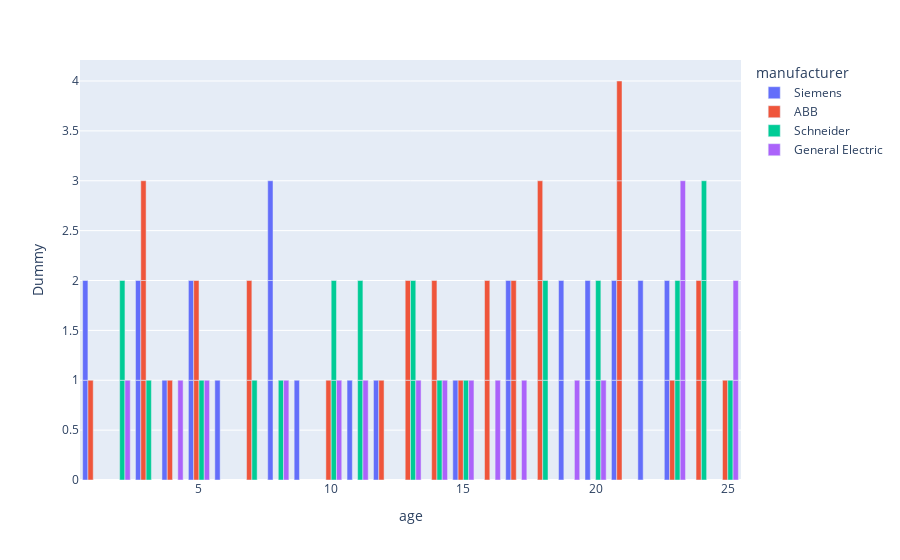

The cell this chart's notebook holds for it:
### Code cell
fig = px.bar(df, x="age", y="Dummy", color='manufacturer', barmode='group')
fig.show()

### Figure 1 — Plotly figure (JSON) as saved in the notebook; plotly's stock layout.template omitted (floating-point values rounded to 4 significant figures)
{"data": [{"alignmentgroup": "True", "hovertemplate": "manufacturer=Siemens<br>age=%{x}<br>Dummy=%{y}<extra></extra>", "legendgroup": "Siemens", "marker": {"color": "#636efa", "pattern": {"shape": ""}}, "name": "Siemens", "offsetgroup": "Siemens", "orientation": "v", "showlegend": true, "textposition": "auto", "type": "bar", "x": [1, 1, 3, 3, 4, 5, 5, 6, 8, 8, 8, 9, 11, 12, 15, 17, 17, 19, 19, 20, 20, 21, 21, 22, 22, 23, 23], "xaxis": "x", "y": [1, 1, 1, 1, 1, 1, 1, 1, 1, 1, 1, 1, 1, 1, 1, 1, 1, 1, 1, 1, 1, 1, 1, 1, 1, 1, 1], "yaxis": "y"}, {"alignmentgroup": "True", "hovertemplate": "manufacturer=ABB<br>age=%{x}<br>Dummy=%{y}<extra></extra>", "legendgroup": "ABB", "marker": {"color": "#EF553B", "pattern": {"shape": ""}}, "name": "ABB", "offsetgroup": "ABB", "orientation": "v", "showlegend": true, "textposition": "auto", "type": "bar", "x": [1, 3, 3, 3, 4, 5, 5, 7, 7, 10, 12, 13, 13, 14, 14, 15, 16, 16, 17, 17, 18, 18, 18, 21, 21, 21, 21, 23, 24, 24, 25], "xaxis": "x", "y": [1, 1, 1, 1, 1, 1, 1, 1, 1, 1, 1, 1, 1, 1, 1, 1, 1, 1, 1, 1, 1, 1, 1, 1, 1, 1, 1, 1, 1, 1, 1], "yaxis": "y"}, {"alignmentgroup": "True", "hovertemplate": "manufacturer=Schneider<br>age=%{x}<br>Dummy=%{y}<extra></extra>", "legendgroup": "Schneider", "marker": {"color": "#00cc96", "pattern": {"shape": ""}}, "name": "Schneider", "offsetgroup": "Schneider", "orientation": "v", "showlegend": true, "textposition": "auto", "type": "bar", "x": [2, 2, 3, 5, 7, 8, 10, 10, 11, 11, 13, 13, 14, 15, 18, 18, 20, 20, 23, 23, 24, 24, 24, 25], "xaxis": "x", "y": [1, 1, 1, 1, 1, 1, 1, 1, 1, 1, 1, 1, 1, 1, 1, 1, 1, 1, 1, 1, 1, 1, 1, 1], "yaxis": "y"}, {"alignmentgroup": "True", "hovertemplate": "manufacturer=General Electric<br>age=%{x}<br>Dummy=%{y}<extra></extra>", "legendgroup": "General Electric", "marker": {"color": "#ab63fa", "pattern": {"shape": ""}}, "name": "General Electric", "offsetgroup": "General Electric", "orientation": "v", "showlegend": true, "textposition": "auto", "type": "bar", "x": [2, 4, 5, 8, 10, 11, 13, 14, 15, 16, 17, 19, 20, 23, 23, 23, 25, 25], "xaxis": "x", "y": [1, 1, 1, 1, 1, 1, 1, 1, 1, 1, 1, 1, 1, 1, 1, 1, 1, 1], "yaxis": "y"}], "layout": {"barmode": "group", "legend": {"title": {"text": "manufacturer"}, "tracegroupgap": 0}, "margin": {"t": 60}, "xaxis": {"anchor": "y", "domain": [0, 1], "title": {"text": "age"}}, "yaxis": {"anchor": "x", "domain": [0, 1], "title": {"text": "Dummy"}}}}
